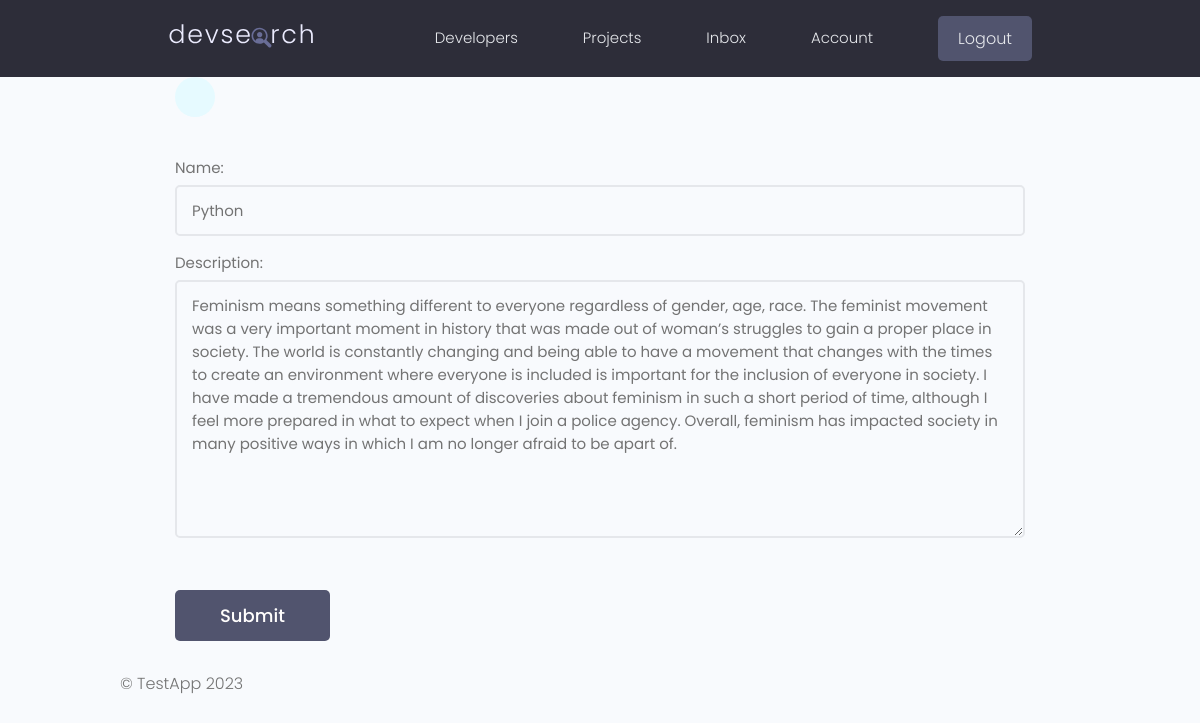
/update-skill/8d819c3f-216f-4cd4-83df-1b6aaf8163df/ (signed in), run on the app's committed database.
### users/models.py (models this page shows, shortened)
class Skill(models.Model):
    owner = models.ForeignKey(Profile, on_delete=models.CASCADE, null=True, blank=True)
    name = models.CharField(max_length=256, null=True, blank=True)
    description = models.TextField(null=True, blank=True)
    created_at = models.DateTimeField(auto_now_add=True)
    id = models.UUIDField(default=uuid.uuid4, primary_key=True, unique=True, editable=False)

### users/views.py (the view)
# urls.py: path("update-skill/<str:pk>/", views.update_skill_view, name="update-skill"),
@login_required(login_url="login")
def update_skill_view(request, pk):
    profile = request.user.profile
    skill = profile.skill_set.get(id=pk)
    form = SkillForm(instance=skill)
    if request.method == "POST":
        form = SkillForm(request.POST, instance=skill)
        if form.is_valid():
            form.save()
            messages.success(request, message="Skill updated successfully!")
            return redirect(to="account")
    ctx = {"form": form}
    return render(request, template_name="users/skill-form.html", context=ctx)

### users/forms.py
class SkillForm(forms.ModelForm):
    class Meta:
        model = Skill
        fields = "__all__"
        exclude = ["owner"]
    def __init__(self, *args, **kwrgs):
        super().__init__(*args, **kwrgs)
        for name, field in self.fields.items():
            field.widget.attrs.update({"class": "input"})

### users/templates/users/skill-form.html (shortened to what this page needs)
{% extends "testapp/index.html" %}
{% block content %}
<div class="content-box">
    <div class="formWrapper">
        <a class="backButton" href="#"></a>
        <br>
        <form class="form" method="POST" enctype="application/x-www-form-urlencoded">
            {% for field in form %}
            <div class="form__field">
                <label for="formInput#text">{{ field.label }}: </label>
                {{ field }}
            </div>
            {% endfor %}
            <input class="btn btn--sub btn--lg  my-md" type="submit" value="Submit" />
        </form>
    </div>
</div>
{% endblock %}

### static/styles/app.css (style rules this page uses)
:root { --color-sub: #2d2d39; }
.btn--sub { background-color: var(--color-sub-light); }
.content-box { width: 95%; max-width: 85rem; margin: 0 auto; }
.backButton { background: var(--color-main-light); color: var(--color-main); width: 4rem; height: 4rem; display: flex; align-items: center; justify-content: center; border-radius: 50%; }

### static/uikit/styles/modules/_variables.css (style rules this page uses)
:root { --color-main: #5aa5b9; --color-main-light: #e6faff; --color-sub: #3f4156; --color-sub-light: #51546e; --color-sub-lighter: #ededfd; --color-text: #737373; --color-gray: #8b8b8b; --color-light: #e5e7eb; --color-light-gray: #767676; --color-bg: #f8fafd; --color-white: #fffefd; --color-white-light: #f3f3f3; --color-success: #359e64; --color-success-bg: #def8e8; --color-error: #fc4b0b; --color-error-bg: #fff2ee; --font-base: 'Poppins', arial, helvetica, 'Segoe UI', roboto, ubuntu, sans-serif; --font-monospace: 'Fira Code', 'Courier New', courier, monospace; --font-regular: 300; --font-medium: 500; --font-bold: 700; --generic-shadow: 1px 1px 5px #00000010; --generic-transition: all 0.3s ease-in-out; }

### static/uikit/styles/modules/_base.css (style rules this page uses)
* { margin: 0; padding: 0; box-sizing: border-box; text-rendering: optimizeLegibility; color: inherit; font-size: inherit; }
html { font-size: 50%; }
@media only screen and (min-width: 480px) { html { font-size: 56.25%; } }
@media only screen and (min-width: 1200px) { html { font-size: 62.5%; } }
body { line-height: 1.6; font-weight: 400; font-size: 1.5rem; color: var(--color-text); background-color: var(--color-bg); min-height: 100vh; }

### static/uikit/styles/modules/_typography.css (style rules this page uses)
* { font-family: var(--font-base); }
a { padding-bottom: 2px; text-decoration: none; display: inline-block; color: var(--color-main); font-weight: var(--font-medium); }

### static/uikit/styles/modules/_utilities.css (style rules this page uses)
.my-md { margin: 3rem auto; }

### static/uikit/styles/modules/_button.css (style rules this page uses)
.btn { display: inline-block; position: relative; cursor: pointer; background-color: var(--color-light); font-weight: var(--font-medium); color: var(--color-sub); text-decoration: none; padding: 1rem 2rem; border-radius: 0.5rem; border: none; width: -webkit-fit-content; width: -moz-fit-content; width: fit-content; height: -webkit-fit-content; height: -moz-fit-content; height: fit-content; font-size: 1.6rem; outline-width: 0; outline-color: transparent; -webkit-backface-visibility: hidden; backface-visibility: hidden; transition: all 0.3s ease-in-out; }
.btn--sub { background-color: var(--color-sub); color: var(--color-white); }
.btn--lg { font-size: 1.8rem; padding: 1.2rem 4.5rem; }

### static/uikit/styles/modules/_form.css (style rules this page uses)
.form { display: block; }
.form__field { margin-top: 1.5rem; margin-bottom: 1.5rem; }
.form__label, .form__field > label { display: block; margin-bottom: 0.5rem; color: var(--color-text); }
input.input[type='text'], input.input[type='email'], input.input[type='password'], input.input[type='number'], textarea.input { min-width: 24rem; width: 100%; padding: 1.2rem 1.5rem; border-radius: 0.5rem; border: 2px solid var(--color-light); transition: all 0.3s ease-in-out; background-color: var(--color-bg); }

### data on the page
Skill: form "Python" "Feminism means something different to everyone regardless of gender, age, race. The feminist movement was a very important moment in history that was made out of woman’s struggles to gain a proper place in society. The world is constantly changing and being able to have a movement that changes with the times to create an environment where everyone is included is important for the inclusion of everyone in society. I have made a tremendous amount of discoveries about feminism in such a short period of time, although I feel more prepared in what to expect when I join a police agency. Overall, feminism has impacted society in many positive ways in which I am no longer afraid to be apart of."

### other printed values
{{ field.label }} "Name" "Description"
